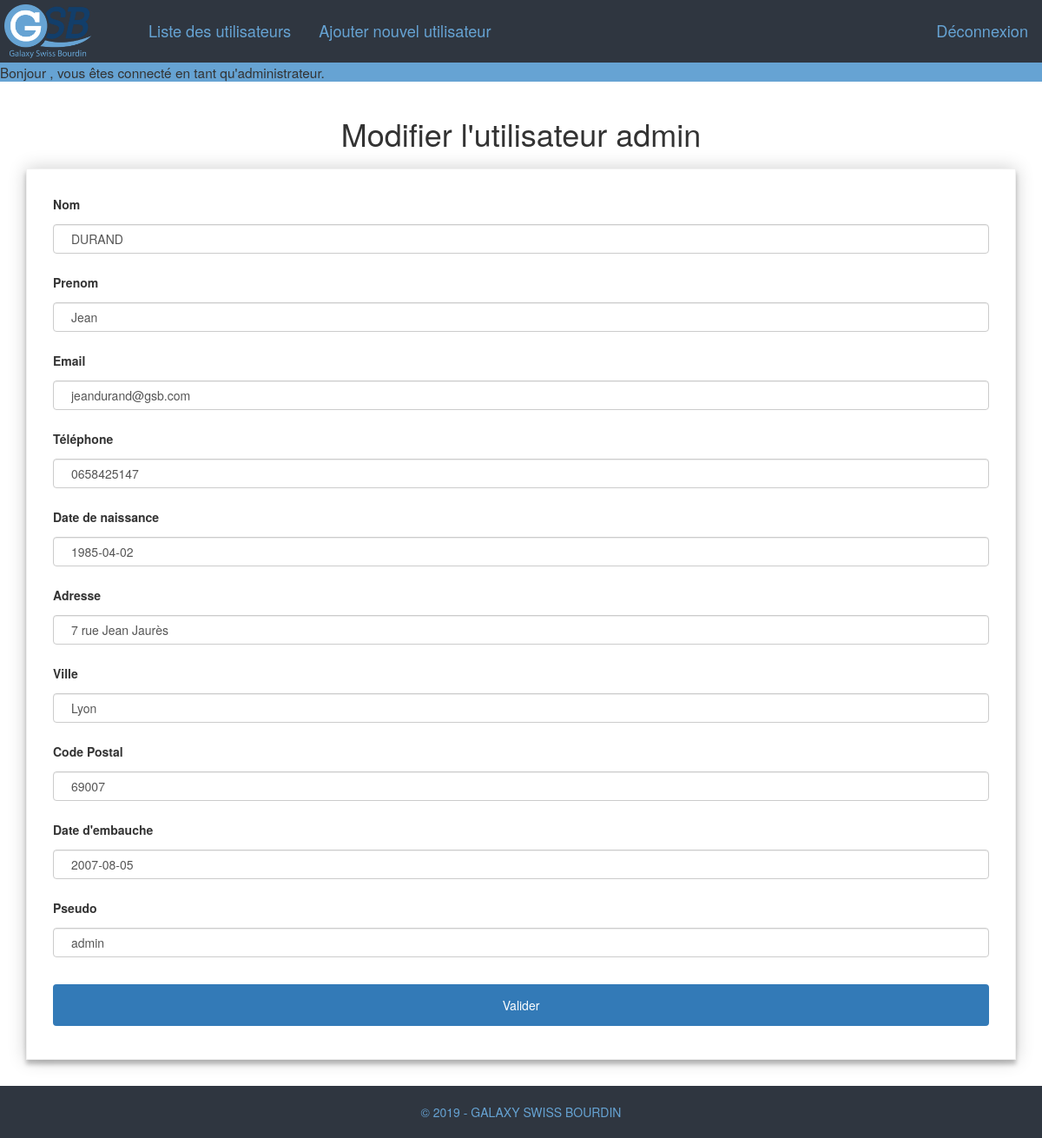
Screenshot of /admin/formModifUser.php?id=28 with the database file from the repository.
### tables this page shows
CREATE TABLE IF NOT EXISTS `utilisateur` (
  `id` int(11) NOT NULL AUTO_INCREMENT,
  `nom` varchar(255) NOT NULL,
  `prenom` varchar(255) NOT NULL,
  `email` varchar(255) NOT NULL,
  `tel` varchar(255) NOT NULL,
  `date_naissance` varchar(255) NOT NULL,
  `adresse` varchar(255) NOT NULL,
  `ville` varchar(255) NOT NULL,
  `code_postal` varchar(255) NOT NULL,
  `date_embauche` varchar(255) NOT NULL,
  `pseudo` varchar(255) NOT NULL,
  `mdp` varchar(255) NOT NULL,
  `role_id` int(11) NOT NULL,
  PRIMARY KEY (`id`),
  KEY `fk_utilisateur_role` (`role_id`)
);

### admin/formModifUser.php (the view, shortened to what this page needs)
<?php
include ('../bdd.php');
?>
<!DOCTYPE html>
<html>
	<head>
		<link rel="stylesheet" type="text/css" media="screen" href="../css/style.css" />
		<link href="../css/bootstrap.min.css" rel="stylesheet">
		<link href="../css/navbar.css" rel="stylesheet">
	</head>
	<body>
 <div class="container-navbar">
        <ul>
          <li><img src="../image/logo-gsb.png" style="width:100px; height:auto; margin:5px 50px 5px 5px;"></li>
          <li><a href="listeUtilisateur.php">Liste des utilisateurs</a></li>
          <li><a href="ajoutUtilisateur.php" role="button">Ajouter nouvel utilisateur</a></li>
          <li style="float:right"><a href='../index.php?deconnexion=true'><span>Déconnexion</span></a></li>
        </ul>
      </div>
      <div style="background-color:#66A3D3; font-size: 1.1em; margin-bottom:20px;">
        <?php
          if(isset($_GET['deconnexion'])) {
            if($_GET['deconnexion']==true) {
              session_unset();
              header("location:../index.php");
            }
          }
          else if($_SESSION['pseudo'] !== ""){
            $user = $_SESSION['pseudo'];
            echo "Bonjour $user, vous êtes connecté en tant qu'administrateur.";
          }
        ?>
      </div>
		<?php
		$reponse = $bdd->query('SELECT *
								FROM `utilisateur`
								WHERE `id` =\'' . $_GET['id'] . '\'');
		$donnees = $reponse->fetch()
			?>
				<section  class="container formulaire">
					<center><h1 style="margin-bottom:20px;">Modifier l'utilisateur <?php echo $donnees["pseudo"] ?></h1></center>
					<form method="POST">
						<div class="form-group">
							<label>Nom</label>
							<input type="text" class="form-control" name="nom" value="<?php echo $donnees["nom"]?>">
						</div>
						<div class="form-group">
							<label>Prenom</label>
							<input type="text" class="form-control" name="prenom" value="<?php echo $donnees["prenom"]?>">
						</div>
						<div class="form-group">
							<label>Email</label>
							<input type="text" class="form-control" name="email" value="<?php echo $donnees["email"]?>">
						</div>
						<div class="form-group">
							<label>Téléphone</label>
							<input type="text" class="form-control" name="tel" value="<?php echo $donnees["tel"]?>">
						</div>
						<div class="form-group">
							<label>Date de naissance</label>
							<input type="text" class="form-control" name="date_naissance" value="<?php echo $donnees["date_naissance"]?>">
						</div>
						<div class="form-group">
							<label>Adresse</label>
							<input type="text" class="form-control" name="adresse" value="<?php echo $donnees["adresse"]?>">
						</div>
						<div class="form-group">
							<label>Ville</label>
							<input type="text" class="form-control" name="ville" value="<?php echo $donnees["ville"]?>">
						</div>
						<div class="form-group">
							<label>Code Postal</label>
							<input type="text" class="form-control" name="code_postal" value="<?php echo $donnees["code_postal"]?>">
						</div>
						<div class="form-group">
							<label>Date d'embauche</label>
							<input type="text" class="form-control" name="date_embauche" value="<?php echo $donnees["date_embauche"]?>">
						</div>
						<div class="form-group">
							<label>Pseudo</label>
							<input type="text" class="form-control" name="pseudo" value="<?php echo $donnees["pseudo"]?>">
						</div>
						<input class="btn btn-primary btnModif" type="submit" value="Valider"/>
					</form>
	</section>
        <footer>
            <div class="container text-center footer2">
                <p style="padding-top:20px;">© 2019 - GALAXY SWISS BOURDIN</p>
            </div>
		</footer>
	</body>
</html>

### css/style.css (style rules this page uses)
form { width:100%; padding: 30px; border: 1px solid #f1f1f1; background: #fff; box-shadow: 0 0 20px 0 rgba(0, 0, 0, 0.2), 0 5px 5px 0 rgba(0, 0, 0, 0.24); }
input[type=text], input[type=password] { width: 100%; padding: 12px 20px; margin: 8px 0; display: inline-block; border: 1px solid #ccc; box-sizing: border-box; }
input[type=submit] { padding: 14px 20px; margin: 8px 0; border: none; cursor: pointer; width: 100%; }

### css/navbar.css (style rules this page uses)
ul { list-style-type: none; margin: 0; padding: 0; overflow: hidden; background-color: #2f3640; }
li { float: left; }
li a { display: block; color: #66A3D3; text-align: center; margin-top: 8px; padding: 14px 16px; text-decoration: none; font-size: 1.3em; }
.footer2 { margin-top: 30px; color: #66A3D3; width: 100%; height: 60px; background-color: #2f3640; }

### rows the page displays
utilisateur: pseudo "admin", nom "DURAND", prenom "Jean", email "jeandurand@gsb.com", tel "0658425147", date_naissance "1985-04-02", adresse "7 rue Jean Jaurès", ville "Lyon", code_postal "69007", date_embauche "2007-08-05"
